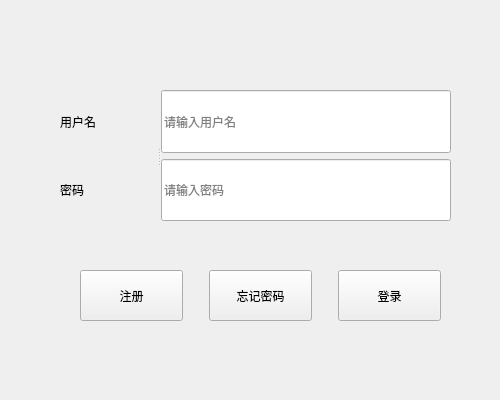
<?xml version="1.0" encoding="UTF-8"?>
<ui version="4.0">
 <class>LoginDialog</class>
 <widget class="QDialog" name="LoginDialog">
  <property name="geometry">
   <rect>
    <x>0</x>
    <y>0</y>
    <width>500</width>
    <height>400</height>
   </rect>
  </property>
  <property name="sizePolicy">
   <sizepolicy hsizetype="Fixed" vsizetype="Fixed">
    <horstretch>0</horstretch>
    <verstretch>0</verstretch>
   </sizepolicy>
  </property>
  <property name="windowTitle">
   <string>Dialog</string>
  </property>
  <widget class="QSplitter" name="splitter">
   <property name="geometry">
    <rect>
     <x>60</x>
     <y>90</y>
     <width>391</width>
     <height>131</height>
    </rect>
   </property>
   <property name="orientation">
    <enum>Qt::Horizontal</enum>
   </property>
   <widget class="QWidget" name="layoutWidget">
    <layout class="QVBoxLayout" name="verticalLayout">
     <item>
      <widget class="QLabel" name="label">
       <property name="sizePolicy">
        <sizepolicy hsizetype="Expanding" vsizetype="Expanding">
         <horstretch>0</horstretch>
         <verstretch>0</verstretch>
        </sizepolicy>
       </property>
       <property name="text">
        <string>用户名</string>
       </property>
      </widget>
     </item>
     <item>
      <widget class="QLabel" name="label_2">
       <property name="sizePolicy">
        <sizepolicy hsizetype="Expanding" vsizetype="Expanding">
         <horstretch>0</horstretch>
         <verstretch>0</verstretch>
        </sizepolicy>
       </property>
       <property name="text">
        <string>密码</string>
       </property>
      </widget>
     </item>
    </layout>
   </widget>
   <widget class="QWidget" name="layoutWidget">
    <layout class="QVBoxLayout" name="verticalLayout_2">
     <item>
      <widget class="QLineEdit" name="usrLineEdit">
       <property name="sizePolicy">
        <sizepolicy hsizetype="Expanding" vsizetype="Expanding">
         <horstretch>0</horstretch>
         <verstretch>0</verstretch>
        </sizepolicy>
       </property>
       <property name="minimumSize">
        <size>
         <width>0</width>
         <height>0</height>
        </size>
       </property>
       <property name="maxLength">
        <number>15</number>
       </property>
       <property name="placeholderText">
        <string>请输入用户名</string>
       </property>
       <property name="clearButtonEnabled">
        <bool>true</bool>
       </property>
      </widget>
     </item>
     <item>
      <widget class="QLineEdit" name="pwdLineEdit">
       <property name="sizePolicy">
        <sizepolicy hsizetype="Expanding" vsizetype="Expanding">
         <horstretch>0</horstretch>
         <verstretch>0</verstretch>
        </sizepolicy>
       </property>
       <property name="maxLength">
        <number>20</number>
       </property>
       <property name="echoMode">
        <enum>QLineEdit::Password</enum>
       </property>
       <property name="placeholderText">
        <string>请输入密码</string>
       </property>
       <property name="clearButtonEnabled">
        <bool>true</bool>
       </property>
      </widget>
     </item>
    </layout>
   </widget>
  </widget>
  <widget class="QWidget" name="layoutWidget">
   <property name="geometry">
    <rect>
     <x>80</x>
     <y>250</y>
     <width>361</width>
     <height>71</height>
    </rect>
   </property>
   <property name="focusPolicy">
    <enum>Qt::NoFocus</enum>
   </property>
   <layout class="QVBoxLayout" name="verticalLayout_3">
    <item>
     <spacer name="horizontalSpacer">
      <property name="focusPolicy">
       <enum>Qt::NoFocus</enum>
      </property>
      <property name="orientation">
       <enum>Qt::Horizontal</enum>
      </property>
      <property name="sizeHint" stdset="0">
       <size>
        <width>40</width>
        <height>20</height>
       </size>
      </property>
     </spacer>
    </item>
    <item>
     <layout class="QHBoxLayout" name="horizontalLayout">
      <item>
       <widget class="QPushButton" name="signupBtn">
        <property name="sizePolicy">
         <sizepolicy hsizetype="Expanding" vsizetype="Expanding">
          <horstretch>0</horstretch>
          <verstretch>0</verstretch>
         </sizepolicy>
        </property>
        <property name="focusPolicy">
         <enum>Qt::NoFocus</enum>
        </property>
        <property name="text">
         <string>注册</string>
        </property>
       </widget>
      </item>
      <item>
       <spacer name="verticalSpacer">
        <property name="focusPolicy">
         <enum>Qt::NoFocus</enum>
        </property>
        <property name="orientation">
         <enum>Qt::Vertical</enum>
        </property>
        <property name="sizeHint" stdset="0">
         <size>
          <width>20</width>
          <height>40</height>
         </size>
        </property>
       </spacer>
      </item>
      <item>
       <widget class="QPushButton" name="getpwdBtn">
        <property name="sizePolicy">
         <sizepolicy hsizetype="Expanding" vsizetype="Expanding">
          <horstretch>0</horstretch>
          <verstretch>0</verstretch>
         </sizepolicy>
        </property>
        <property name="focusPolicy">
         <enum>Qt::NoFocus</enum>
        </property>
        <property name="text">
         <string>忘记密码</string>
        </property>
       </widget>
      </item>
      <item>
       <spacer name="verticalSpacer_2">
        <property name="focusPolicy">
         <enum>Qt::NoFocus</enum>
        </property>
        <property name="orientation">
         <enum>Qt::Vertical</enum>
        </property>
        <property name="sizeHint" stdset="0">
         <size>
          <width>20</width>
          <height>40</height>
         </size>
        </property>
       </spacer>
      </item>
      <item>
       <widget class="QPushButton" name="loginBtn">
        <property name="sizePolicy">
         <sizepolicy hsizetype="Expanding" vsizetype="Expanding">
          <horstretch>0</horstretch>
          <verstretch>0</verstretch>
         </sizepolicy>
        </property>
        <property name="focusPolicy">
         <enum>Qt::NoFocus</enum>
        </property>
        <property name="text">
         <string>登录</string>
        </property>
       </widget>
      </item>
     </layout>
    </item>
   </layout>
  </widget>
 </widget>
 <resources/>
 <connections/>
</ui>
